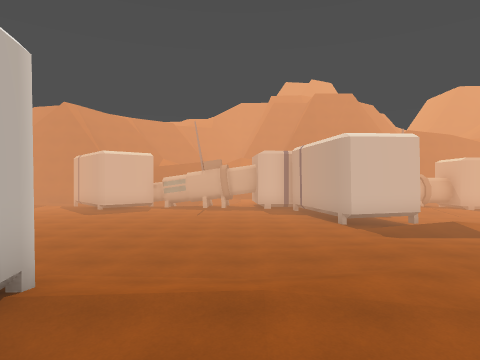
view 1 (above)

24 first-person views from a walk through a 3-D level made in the Unity game engine. The camera is 1.3 m above the floor, looks level and sees 75° across. The floor is counted in squares, 2 m on a side. Each view is taken from the middle of a square. On the plan, view 1 faces up. The plan holds only what a view shows up to about 10 squares ahead; the rest is blank. The place goes on beyond the plan. The player character is not drawn.

view 2
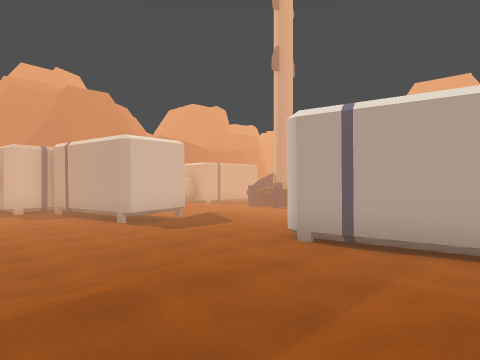

view 3
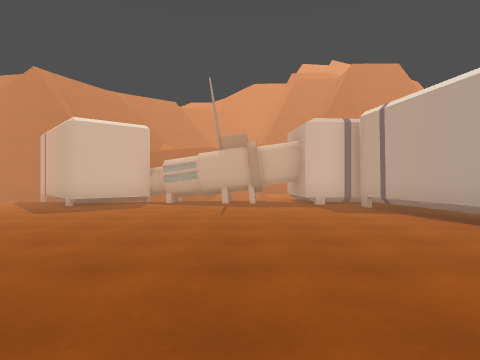

view 4
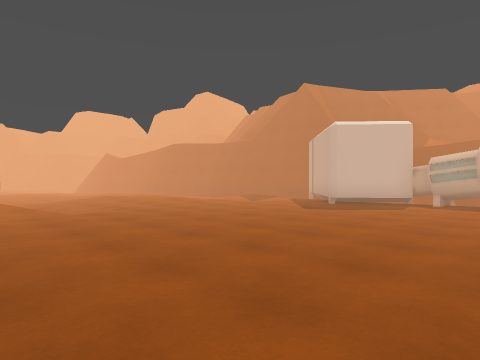

view 5
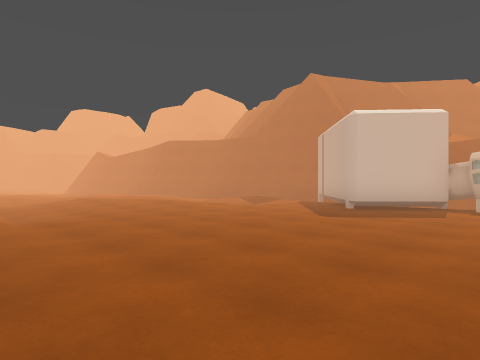

view 6
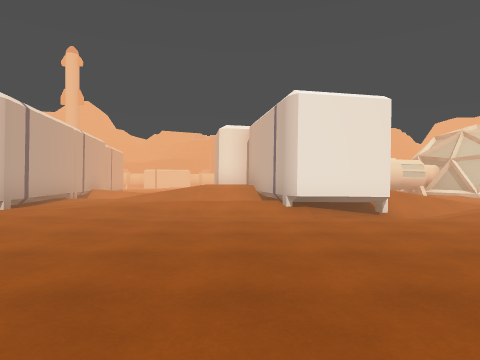

view 7
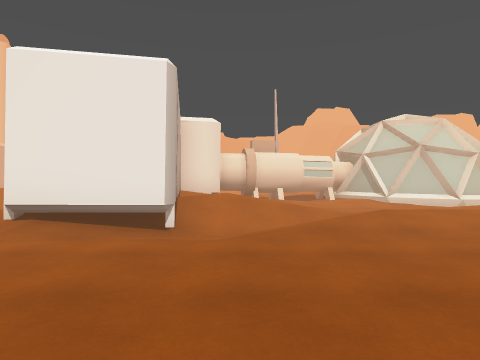

view 8
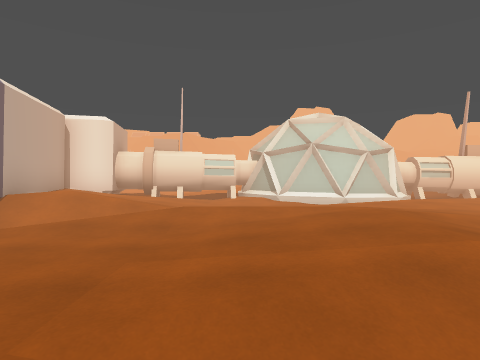

view 9
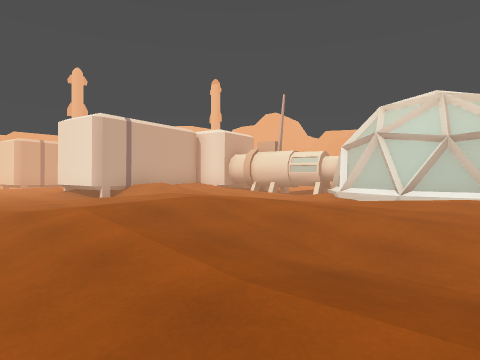

view 10
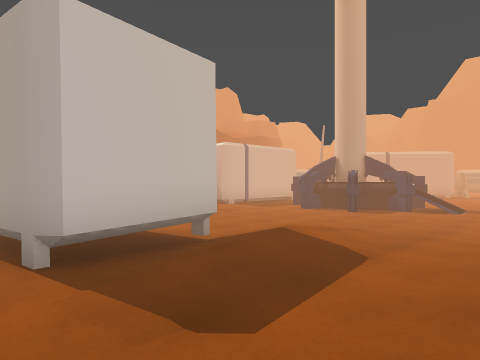

view 11
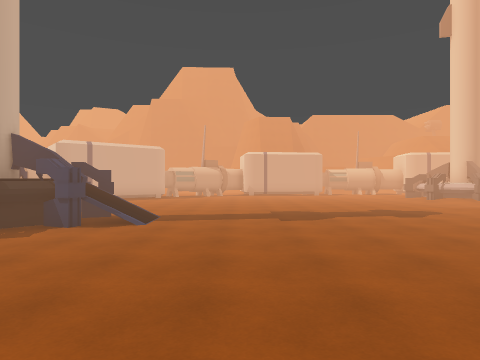

view 12
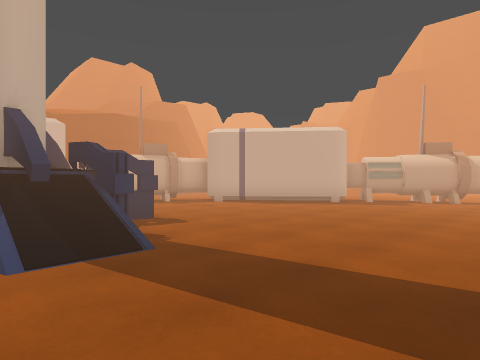

view 13
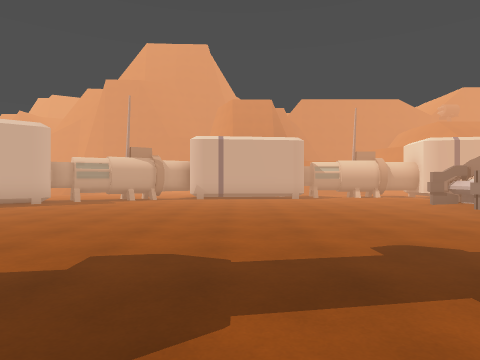

view 14
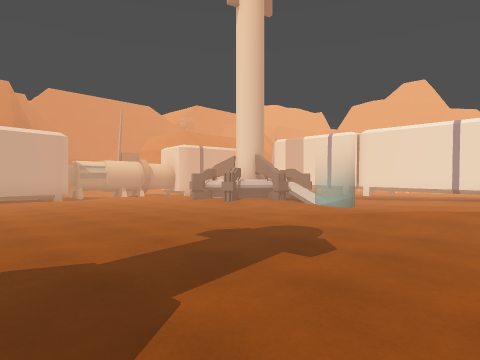

view 15
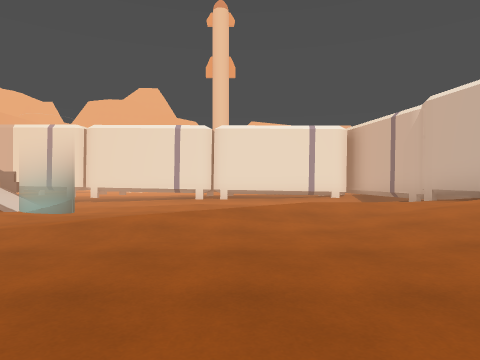

view 16
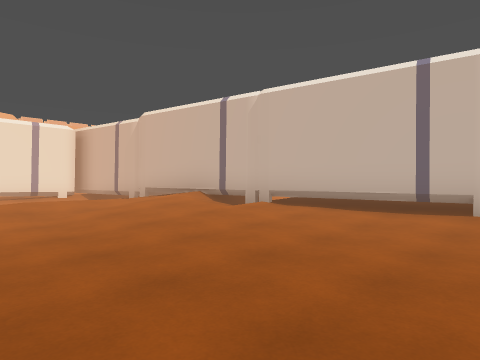

view 17
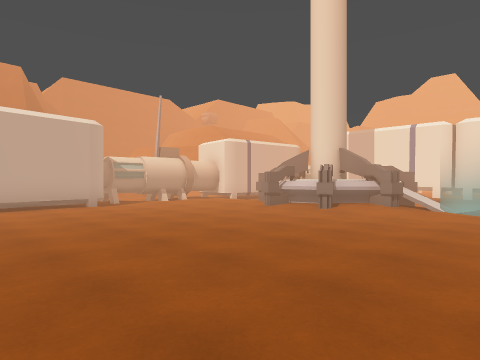

view 18
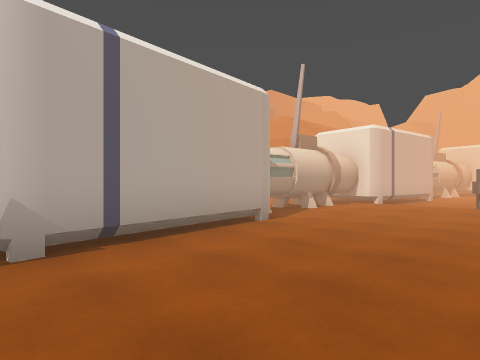

view 19
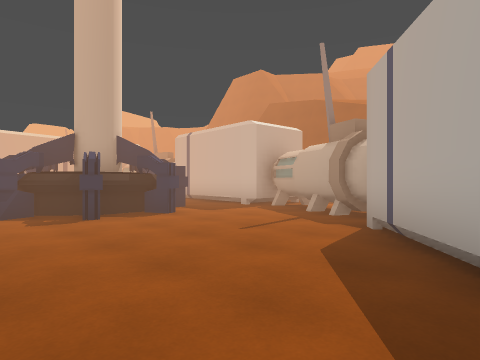

view 20
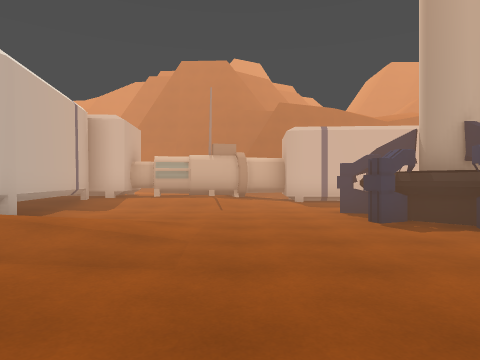

view 21
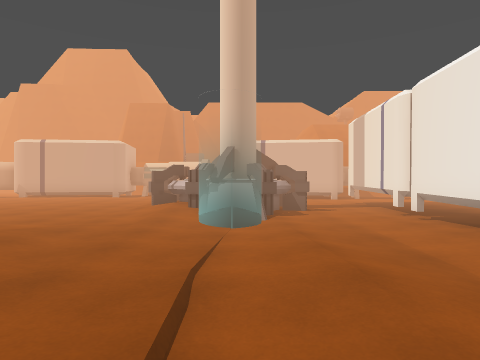

view 22
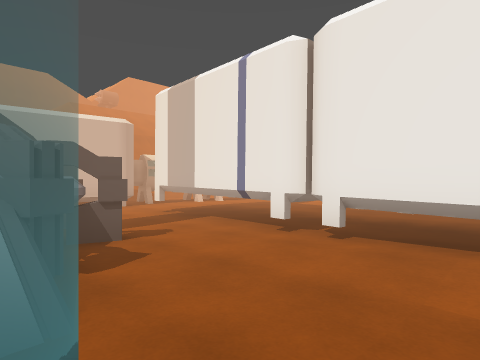

view 23
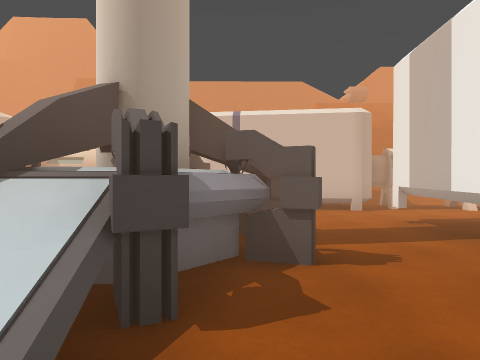

view 24
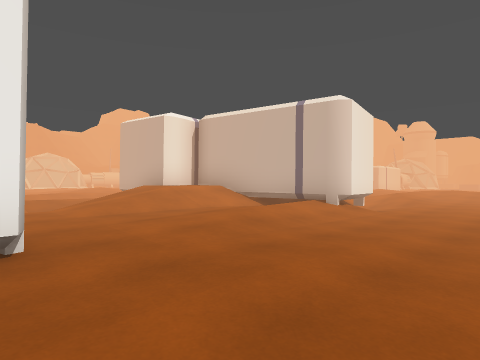

### Floor plan
Key: @ floor where view 1 was taken; # wall or solid block; . main floor; : floor 0.25 m higher than the main floor; - floor 0.25 m lower than the main floor; + floor 0.5 m higher than the main floor; * floor 1.25 m higher than the main floor; / step, stairs or slope; ^ raised ledge; R rocket; O other object.
Columns run from 13 left of view 1 to 23 right of it. Each row starts with its distance up from view 1.
 13      /:########  ###::.####.###
 12      /::#:::::####::://.......##
 11      /:::::::::###../...###....#
 10     /+::::::::::#^.....#####...##
  9   /+::::::::::::##.....##R##....###
  8 ////::::::::::::##///...#R#.......#
  7 .:////:::::::::://///..../........##
  6 /.////::::::::::::::...............##
  5 ::////:::::::::++++/................#
  4 //////::::::::+++++ ................#
  3 //////////##///++##:................#
  2 :++//////###///++###................#
  1 :++:  ///###////+###::..............#
  0 ++++::////##/@//+###///.............#
 -1 ////:::///###*/  ###///.//:.........#
 -2 /####+:#### ## /// #///////...#:#...#
 -3 ##  ####     #//   #/////....#^^^#..#
 -4                    ##  .....OO### //#
 -5                     #   .//.---## --#
 -6                     #-/..-----------#
 -7                     #########------##
 -8                              #^^^#-##
 -9                             ^     --#
-10                             -------##
-11                             -------
-12                                 --

Where each view was taken, in squares from view 1:
view 1: 0 up, 0 right, facing up
view 2: 0 up, 1 left, facing up-right
view 3: 4 up, 1 left, facing up
view 4: 4 up, 1 left, facing up-left
view 5: 5 up, 2 left, facing up-left
view 6: 9 up, 1 left, facing down
view 7: 7 up, 5 left, facing down
view 8: 7 up, 8 left, facing down
view 9: 6 up, 13 left, facing down-right
view 10: 5 up, 2 right, facing up-right
view 11: 5 up, 6 right, facing right
view 12: 4 up, 11 right, facing up-right
view 13: 3 up, 11 right, facing right
view 14: 4 up, 11 right, facing down-right
view 15: 3 up, 11 right, facing down
view 16: 4 up, 11 right, facing down-left
view 17: 4 up, 14 right, facing down-right
view 18: 5 up, 19 right, facing down-right
view 19: 7 up, 19 right, facing up-left
view 20: 4 up, 8 right, facing up
view 21: 4 down, 10 right, facing right
view 22: 4 down, 14 right, facing down-right
view 23: 5 down, 15 right, facing right
view 24: 6 up, 4 right, facing down-left
